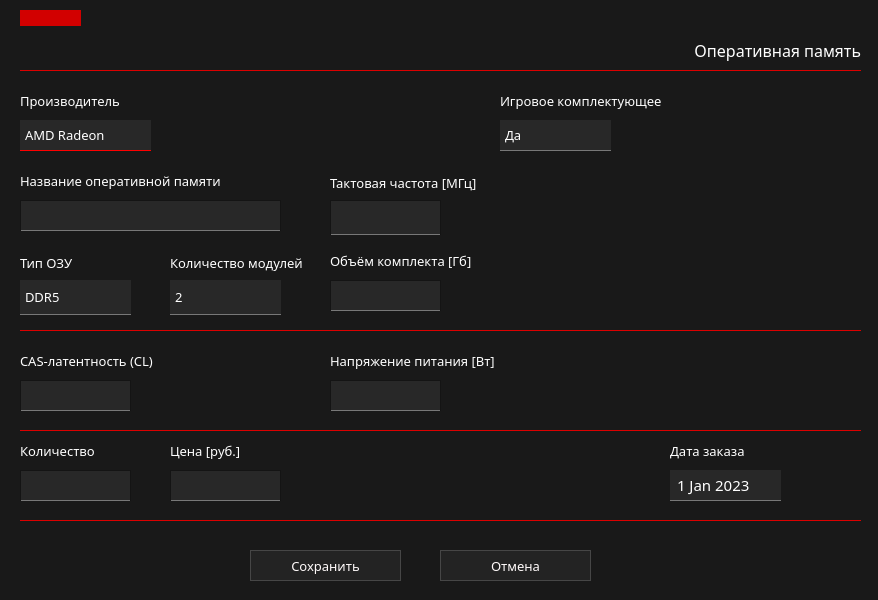
<?xml version="1.0" encoding="UTF-8"?>
<ui version="4.0">
 <class>addChRamWidget</class>
 <widget class="QWidget" name="addChRamWidget">
  <property name="geometry">
   <rect>
    <x>0</x>
    <y>0</y>
    <width>878</width>
    <height>600</height>
   </rect>
  </property>
  <property name="windowTitle">
   <string>Form</string>
  </property>
  <property name="styleSheet">
   <string notr="true">QWidget
{
    background: rgb(25, 25, 25);
	color: white;
}
</string>
  </property>
  <widget class="QLineEdit" name="leVoltage">
   <property name="geometry">
    <rect>
     <x>330</x>
     <y>380</y>
     <width>111</width>
     <height>31</height>
    </rect>
   </property>
   <property name="font">
    <font>
     <family>Montserrat Medium</family>
     <pointsize>10</pointsize>
    </font>
   </property>
   <property name="styleSheet">
    <string notr="true">QLineEdit{
	padding-left: 5px;
	border: 1px solid rgb(20,20,20);
	background-color: rgb(40,40,40);
	border-bottom: 1px solid  rgb(120,120,120);
	selection-background-color: rgb(105, 0, 0);
}

QLineEdit:hover{
	background-color: rgb(55,55,55);
	border-bottom: 1px solid  red;
}</string>
   </property>
   <property name="inputMask">
    <string/>
   </property>
   <property name="placeholderText">
    <string/>
   </property>
  </widget>
  <widget class="QLabel" name="lbDate">
   <property name="geometry">
    <rect>
     <x>670</x>
     <y>440</y>
     <width>111</width>
     <height>21</height>
    </rect>
   </property>
   <property name="font">
    <font>
     <family>Montserrat SemiBold</family>
     <pointsize>10</pointsize>
    </font>
   </property>
   <property name="styleSheet">
    <string notr="true">border:0px;</string>
   </property>
   <property name="text">
    <string>Дата заказа</string>
   </property>
  </widget>
  <widget class="QLineEdit" name="leKol">
   <property name="geometry">
    <rect>
     <x>20</x>
     <y>470</y>
     <width>111</width>
     <height>31</height>
    </rect>
   </property>
   <property name="font">
    <font>
     <family>Montserrat Medium</family>
     <pointsize>10</pointsize>
    </font>
   </property>
   <property name="styleSheet">
    <string notr="true">QLineEdit{
	padding-left: 5px;
	border: 1px solid rgb(20,20,20);
	background-color: rgb(40,40,40);
	border-bottom: 1px solid  rgb(120,120,120);
	selection-background-color: rgb(105, 0, 0);
}

QLineEdit:hover{
	background-color: rgb(55,55,55);
	border-bottom: 1px solid  red;
}</string>
   </property>
   <property name="inputMask">
    <string/>
   </property>
  </widget>
  <widget class="Line" name="line_3">
   <property name="geometry">
    <rect>
     <x>20</x>
     <y>430</y>
     <width>841</width>
     <height>16</height>
    </rect>
   </property>
   <property name="styleSheet">
    <string notr="true">border:0px;
border-top: 1px solid rgb(220, 0, 0);</string>
   </property>
   <property name="orientation">
    <enum>Qt::Horizontal</enum>
   </property>
  </widget>
  <widget class="QLabel" name="lbVoltage">
   <property name="geometry">
    <rect>
     <x>330</x>
     <y>350</y>
     <width>201</width>
     <height>21</height>
    </rect>
   </property>
   <property name="font">
    <font>
     <family>Montserrat SemiBold</family>
     <pointsize>10</pointsize>
    </font>
   </property>
   <property name="styleSheet">
    <string notr="true">border:0px;</string>
   </property>
   <property name="text">
    <string>Напряжение питания [Вт]</string>
   </property>
  </widget>
  <widget class="QLineEdit" name="leLatency">
   <property name="geometry">
    <rect>
     <x>20</x>
     <y>380</y>
     <width>111</width>
     <height>31</height>
    </rect>
   </property>
   <property name="font">
    <font>
     <family>Montserrat Medium</family>
     <pointsize>10</pointsize>
    </font>
   </property>
   <property name="styleSheet">
    <string notr="true">QLineEdit{
	padding-left: 5px;
	border: 1px solid rgb(20,20,20);
	background-color: rgb(40,40,40);
	border-bottom: 1px solid  rgb(120,120,120);
	selection-background-color: rgb(105, 0, 0);
}

QLineEdit:hover{
	background-color: rgb(55,55,55);
	border-bottom: 1px solid  red;
}</string>
   </property>
   <property name="inputMask">
    <string/>
   </property>
   <property name="placeholderText">
    <string/>
   </property>
  </widget>
  <widget class="QLabel" name="lbProcProizv">
   <property name="geometry">
    <rect>
     <x>20</x>
     <y>90</y>
     <width>111</width>
     <height>21</height>
    </rect>
   </property>
   <property name="font">
    <font>
     <family>Montserrat SemiBold</family>
     <pointsize>10</pointsize>
    </font>
   </property>
   <property name="styleSheet">
    <string notr="true">border:0px;</string>
   </property>
   <property name="text">
    <string>Производитель</string>
   </property>
  </widget>
  <widget class="QComboBox" name="cbProizv">
   <property name="geometry">
    <rect>
     <x>20</x>
     <y>120</y>
     <width>131</width>
     <height>31</height>
    </rect>
   </property>
   <property name="font">
    <font>
     <family>Montserrat Medium</family>
     <pointsize>10</pointsize>
    </font>
   </property>
   <property name="styleSheet">
    <string notr="true">QComboBox{
	background-color: rgb(40,40,40);
	border: 1px;
	border-bottom: 1px solid red;
	padding-left: 5px;
	selection-background-color: rgb(105, 0, 0);
}

QComboBox QListView{
	border: 1px solid red;
	padding-left: 5px;
	selection-background-color: rgb(105, 0, 0);
}

QComboBox:hover{
	background-color: rgb(55,55,55);
}

QComboBox::drop-down{
border: 0px;
}

QComboBox::down-arrow {
border-image: url(&quot;E:/pcconf/images/down-arrow.png&quot;);
width: 17px;
height: 17px;
margin-right: 5px;
}

QComboBox::down-arrow:on {
	border-image: url(&quot;E:/pcconf/images/up-arrow.png&quot;);
	width: 17px;
	height: 17px;
	margin-right: 5px;
}

QComboBox:on{
border: 2px solid rgb(100,0,0);
}

QComboBox QAbstractItemView {
	background: rgb(250, 250, 250);
	border-width: 1px;
	border-style: solid;
	border-color: rgb(235, 235, 235);
	selection-background-color: rgb(240, 240, 240);
	selection-color: rgb(25, 25, 25);
}
</string>
   </property>
   <property name="editable">
    <bool>false</bool>
   </property>
   <property name="iconSize">
    <size>
     <width>20</width>
     <height>20</height>
    </size>
   </property>
   <property name="duplicatesEnabled">
    <bool>false</bool>
   </property>
   <property name="frame">
    <bool>false</bool>
   </property>
   <property name="modelColumn">
    <number>0</number>
   </property>
   <item>
    <property name="text">
     <string>AMD Radeon</string>
    </property>
   </item>
   <item>
    <property name="text">
     <string>Kingston</string>
    </property>
   </item>
  </widget>
  <widget class="Line" name="line_2">
   <property name="geometry">
    <rect>
     <x>20</x>
     <y>330</y>
     <width>841</width>
     <height>16</height>
    </rect>
   </property>
   <property name="styleSheet">
    <string notr="true">border:0px;
border-top: 1px solid rgb(220, 0, 0);</string>
   </property>
   <property name="orientation">
    <enum>Qt::Horizontal</enum>
   </property>
  </widget>
  <widget class="QDateEdit" name="dateEdit">
   <property name="geometry">
    <rect>
     <x>670</x>
     <y>470</y>
     <width>111</width>
     <height>31</height>
    </rect>
   </property>
   <property name="font">
    <font>
     <family>Montserrat Medium</family>
     <pointsize>11</pointsize>
    </font>
   </property>
   <property name="styleSheet">
    <string notr="true">QDateEdit{
	background-color: rgb(40,40,40);
	border: 1px;
	border-bottom: 1px solid rgb(120,120,120);
	padding-left: 5px;
}
QDateEdit:hover{
	background-color: rgb(55,55,55);
	border-bottom: 1px solid red;
}
QDateEdit::drop-down{
	border: 0px;
}

QDateEdit::down-arrow {
	border-image: url(&quot;E:/pcconf/images/down-arrow-gray.png&quot;);
	width: 17px;
	height: 17px;
	margin-right: 5px;
}

QDateEdit::down-arrow:on {
	border-image: url(&quot;E:/pcconf/images/up-arrow-gray.png&quot;);
	width: 17px;
	height: 17px;
	margin-right: 5px;
	border: 2px solid rgb(100,0,0)
}

QDateEdit:on{
	border: 2px solid rgb(100,0,0);
}

QDateEdit::up-arrow {
	border-image: url(&quot;E:/pcconf/images/up-arrow-gray.png&quot;);
	width: 17px;
	height: 17px;
	margin-right: 5px;
}

QCalendarWidget QWidget#qt_calendar_navigationbar { background-color: rgb(40,40,40); }
QCalendarWidget QToolButton {
    background: transparent;
	border: none;
	width: 70px;
	height: 25px;
	color: rgb(220,220,220);
	font-size: 14px;
	icon-size: 30px, 30px;
}

QToolButton#qt_calendar_prevmonth {
    background: rgb(45,45,45);
    border: none;
    width: 30px;
	height: 25px;
    qproperty-icon:  url(&quot;E:/pcconf/images/left-arrow.png&quot;);
	icon-size: 20px, 20px;
	border-bottom: 1px solid red;
}
QToolButton#qt_calendar_nextmonth {
    background: rgb(35,35,35);
    border: none;
    width: 30px;
	height: 25px;
    qproperty-icon:  url(&quot;E:/pcconf/images/right-arrow.png&quot;);
	icon-size: 20px, 20px;
	border-bottom: 1px solid red;
}

QCalendarWidget QMenu {
	width: 100px;
	left: 10px;
	color: white;
	font-size: 14px;
	background-color: rgb(80, 80, 80);
	selection-color: rgb(220,0,0);
}

QCalendarWidget QSpinBox { 
	width: 45px; 
	font-size:14px; 
	color: white; 
    background: transparent;
	selection-background-color: rgb(105, 0, 0);
	selection-color: rgb(255, 255, 255);
}
QCalendarWidget QSpinBox::up-button { subcontrol-origin: border;  subcontrol-position: top right;  width:15px; height: 15px; border:1px solid rgb(30,30,30); }
QCalendarWidget QSpinBox::down-button { subcontrol-origin: border; subcontrol-position: bottom right;  width:15px;  height: 15px; border:1px solid rgb(30,30,30);}
QCalendarWidget QSpinBox::up-arrow { border-image: url(&quot;E:/pcconf/images/up-arrow.png&quot;); }
QCalendarWidget QSpinBox::down-arrow { border-image: url(&quot;E:/pcconf/images/down-arrow.png&quot;);}
 
/* header row */
QCalendarWidget QWidget { alternate-background-color: rgb(50, 50, 50);  border-bottom: 1px solid red; }
 
/* normal days */
QCalendarWidget QAbstractItemView:enabled 
{
	font-size:12px;  
	color: rgb(180, 180, 180);  
	background-color: rgb(15, 15, 15);  
	selection-background-color: rgb(64, 64, 64); 
	selection-color: rgb(0, 255, 0); 
	selection-border-color: red;
	height: 30px;
}
 
/* days in other months */
QCalendarWidget QAbstractItemView:disabled { color: rgb(80, 80, 80); }</string>
   </property>
   <property name="showGroupSeparator" stdset="0">
    <bool>true</bool>
   </property>
   <property name="minimumDateTime">
    <datetime>
     <hour>0</hour>
     <minute>0</minute>
     <second>0</second>
     <year>2023</year>
     <month>1</month>
     <day>1</day>
    </datetime>
   </property>
   <property name="maximumDate">
    <date>
     <year>2030</year>
     <month>12</month>
     <day>31</day>
    </date>
   </property>
   <property name="calendarPopup">
    <bool>true</bool>
   </property>
   <property name="date">
    <date>
     <year>2023</year>
     <month>1</month>
     <day>1</day>
    </date>
   </property>
  </widget>
  <widget class="QLabel" name="lbKol">
   <property name="geometry">
    <rect>
     <x>20</x>
     <y>440</y>
     <width>101</width>
     <height>21</height>
    </rect>
   </property>
   <property name="font">
    <font>
     <family>Montserrat SemiBold</family>
     <pointsize>10</pointsize>
    </font>
   </property>
   <property name="styleSheet">
    <string notr="true">border:0px;</string>
   </property>
   <property name="text">
    <string>Количество</string>
   </property>
  </widget>
  <widget class="QLabel" name="lbPrice">
   <property name="geometry">
    <rect>
     <x>170</x>
     <y>440</y>
     <width>101</width>
     <height>21</height>
    </rect>
   </property>
   <property name="font">
    <font>
     <family>Montserrat SemiBold</family>
     <pointsize>10</pointsize>
    </font>
   </property>
   <property name="styleSheet">
    <string notr="true">border:0px;</string>
   </property>
   <property name="text">
    <string>Цена [руб.]</string>
   </property>
  </widget>
  <widget class="QLabel" name="lbVolume">
   <property name="geometry">
    <rect>
     <x>330</x>
     <y>250</y>
     <width>171</width>
     <height>21</height>
    </rect>
   </property>
   <property name="font">
    <font>
     <family>Montserrat SemiBold</family>
     <pointsize>10</pointsize>
    </font>
   </property>
   <property name="styleSheet">
    <string notr="true">border:0px;</string>
   </property>
   <property name="text">
    <string>Объём комплекта [Гб]</string>
   </property>
  </widget>
  <widget class="QLabel" name="lbComplect">
   <property name="geometry">
    <rect>
     <x>680</x>
     <y>40</y>
     <width>181</width>
     <height>21</height>
    </rect>
   </property>
   <property name="font">
    <font>
     <family>Montserrat SemiBold</family>
     <pointsize>12</pointsize>
    </font>
   </property>
   <property name="styleSheet">
    <string notr="true">border:0px;</string>
   </property>
   <property name="text">
    <string>Оперативная память</string>
   </property>
   <property name="alignment">
    <set>Qt::AlignRight|Qt::AlignTrailing|Qt::AlignVCenter</set>
   </property>
  </widget>
  <widget class="QLabel" name="lbLatency">
   <property name="geometry">
    <rect>
     <x>20</x>
     <y>350</y>
     <width>171</width>
     <height>21</height>
    </rect>
   </property>
   <property name="font">
    <font>
     <family>Montserrat SemiBold</family>
     <pointsize>10</pointsize>
    </font>
   </property>
   <property name="styleSheet">
    <string notr="true">border:0px;</string>
   </property>
   <property name="text">
    <string>CAS-латентность (CL)</string>
   </property>
  </widget>
  <widget class="Line" name="rectangle">
   <property name="geometry">
    <rect>
     <x>20</x>
     <y>10</y>
     <width>61</width>
     <height>16</height>
    </rect>
   </property>
   <property name="styleSheet">
    <string notr="true">background-color: rgb(210, 0, 0);
border: 1px solid rgb(210, 0, 0);</string>
   </property>
   <property name="orientation">
    <enum>Qt::Horizontal</enum>
   </property>
  </widget>
  <widget class="QLabel" name="lbProcGaming">
   <property name="geometry">
    <rect>
     <x>500</x>
     <y>90</y>
     <width>191</width>
     <height>21</height>
    </rect>
   </property>
   <property name="font">
    <font>
     <family>Montserrat SemiBold</family>
     <pointsize>10</pointsize>
    </font>
   </property>
   <property name="styleSheet">
    <string notr="true">border:0px;</string>
   </property>
   <property name="text">
    <string>Игровое комплектующее</string>
   </property>
  </widget>
  <widget class="Line" name="line">
   <property name="geometry">
    <rect>
     <x>20</x>
     <y>70</y>
     <width>841</width>
     <height>16</height>
    </rect>
   </property>
   <property name="styleSheet">
    <string notr="true">border:0px;
border-top: 1px solid rgb(220, 0, 0);</string>
   </property>
   <property name="orientation">
    <enum>Qt::Horizontal</enum>
   </property>
  </widget>
  <widget class="QPushButton" name="btnSave">
   <property name="geometry">
    <rect>
     <x>250</x>
     <y>550</y>
     <width>151</width>
     <height>31</height>
    </rect>
   </property>
   <property name="font">
    <font>
     <family>Montserrat Medium</family>
     <pointsize>10</pointsize>
    </font>
   </property>
   <property name="styleSheet">
    <string notr="true">QPushButton{
	border:1px solid rgb(70,70,70);
	background-color: rgb(35,35,35);
	color: #fffafa;
}

QPushButton::hover
{
	border:1px;
	background-color: rgb(60,60,60);
	border-bottom: 1px solid rgb(0, 255, 8);
}
</string>
   </property>
   <property name="text">
    <string>Сохранить</string>
   </property>
  </widget>
  <widget class="QLineEdit" name="leFullName">
   <property name="geometry">
    <rect>
     <x>20</x>
     <y>200</y>
     <width>261</width>
     <height>31</height>
    </rect>
   </property>
   <property name="font">
    <font>
     <family>Montserrat Medium</family>
     <pointsize>10</pointsize>
    </font>
   </property>
   <property name="styleSheet">
    <string notr="true">QLineEdit{
	padding-left: 5px;
	border: 1px solid rgb(20,20,20);
	background-color: rgb(40,40,40);
	border-bottom: 1px solid  rgb(120,120,120);
	selection-background-color: rgb(105, 0, 0);
}

QLineEdit:hover{
	background-color: rgb(55,55,55);
	border-bottom: 1px solid  red;
}</string>
   </property>
  </widget>
  <widget class="QPushButton" name="btnCancel">
   <property name="geometry">
    <rect>
     <x>440</x>
     <y>550</y>
     <width>151</width>
     <height>31</height>
    </rect>
   </property>
   <property name="font">
    <font>
     <family>Montserrat Medium</family>
     <pointsize>10</pointsize>
    </font>
   </property>
   <property name="styleSheet">
    <string notr="true">QPushButton{
	border:1px solid rgb(70,70,70);
	background-color: rgb(35,35,35);
	color: #fffafa;
}

QPushButton::hover
{
	border:1px;
	background-color: rgb(60,60,60);
	border-color: rgb(40,40,40);
	border-bottom: 1px solid  red;
	color: red;
}
</string>
   </property>
   <property name="text">
    <string>Отмена</string>
   </property>
   <property name="autoDefault">
    <bool>false</bool>
   </property>
   <property name="default">
    <bool>false</bool>
   </property>
   <property name="flat">
    <bool>false</bool>
   </property>
  </widget>
  <widget class="QLineEdit" name="leVolume">
   <property name="geometry">
    <rect>
     <x>330</x>
     <y>280</y>
     <width>111</width>
     <height>31</height>
    </rect>
   </property>
   <property name="font">
    <font>
     <family>Montserrat Medium</family>
     <pointsize>10</pointsize>
    </font>
   </property>
   <property name="styleSheet">
    <string notr="true">QLineEdit{
	padding-left: 5px;
	border: 1px solid rgb(20,20,20);
	background-color: rgb(40,40,40);
	border-bottom: 1px solid  rgb(120,120,120);
	selection-background-color: rgb(105, 0, 0);
}

QLineEdit:hover{
	background-color: rgb(55,55,55);
	border-bottom: 1px solid  red;
}</string>
   </property>
   <property name="inputMask">
    <string/>
   </property>
  </widget>
  <widget class="QLineEdit" name="lePrice">
   <property name="geometry">
    <rect>
     <x>170</x>
     <y>470</y>
     <width>111</width>
     <height>31</height>
    </rect>
   </property>
   <property name="font">
    <font>
     <family>Montserrat Medium</family>
     <pointsize>10</pointsize>
    </font>
   </property>
   <property name="styleSheet">
    <string notr="true">QLineEdit{
	padding-left: 5px;
	border: 1px solid rgb(20,20,20);
	background-color: rgb(40,40,40);
	border-bottom: 1px solid  rgb(120,120,120);
	selection-background-color: rgb(105, 0, 0);
}

QLineEdit:hover{
	background-color: rgb(55,55,55);
	border-bottom: 1px solid  red;
}</string>
   </property>
   <property name="inputMask">
    <string/>
   </property>
  </widget>
  <widget class="Line" name="line_4">
   <property name="geometry">
    <rect>
     <x>20</x>
     <y>520</y>
     <width>841</width>
     <height>16</height>
    </rect>
   </property>
   <property name="styleSheet">
    <string notr="true">border:0px;
border-top: 1px solid rgb(220, 0, 0);</string>
   </property>
   <property name="orientation">
    <enum>Qt::Horizontal</enum>
   </property>
  </widget>
  <widget class="QLabel" name="lbFullName">
   <property name="geometry">
    <rect>
     <x>20</x>
     <y>170</y>
     <width>241</width>
     <height>21</height>
    </rect>
   </property>
   <property name="font">
    <font>
     <family>Montserrat SemiBold</family>
     <pointsize>10</pointsize>
    </font>
   </property>
   <property name="styleSheet">
    <string notr="true"/>
   </property>
   <property name="text">
    <string>Название оперативной памяти</string>
   </property>
  </widget>
  <widget class="QComboBox" name="cbGaming">
   <property name="geometry">
    <rect>
     <x>500</x>
     <y>120</y>
     <width>111</width>
     <height>31</height>
    </rect>
   </property>
   <property name="font">
    <font>
     <family>Montserrat Medium</family>
     <pointsize>10</pointsize>
    </font>
   </property>
   <property name="styleSheet">
    <string notr="true">QComboBox{
	background-color: rgb(40,40,40);
	border: 1px;
	border-bottom: 1px solid rgb(120,120,120);
	padding-left: 5px;
	selection-background-color: rgb(105, 0, 0);
}

QComboBox QListView{
	border: 1px solid red;
	padding-left: 5px;
	selection-background-color: rgb(105, 0, 0);
}

QComboBox:hover{
	background-color: rgb(55,55,55);
	border-bottom: 1px solid red;
}

QComboBox::down-arrow:hover {
border-image: url(&quot;E:/pcconf/images/down-arrow.png&quot;);
width: 17px;
height: 17px;
margin-right: 5px;
}

QComboBox::drop-down{
border: 0px;
}

QComboBox::down-arrow {
border-image: url(&quot;E:/pcconf/images/down-arrow-gray.png&quot;);
width: 17px;
height: 17px;
margin-right: 5px;
}

QComboBox::down-arrow:on {
	border-image: url(&quot;E:/pcconf/images/up-arrow.png&quot;);
	width: 17px;
	height: 17px;
	margin-right: 5px;
}

QComboBox:on{
border: 2px solid rgb(100,0,0);
}

QComboBox QAbstractItemView {
	background: rgb(250, 250, 250);
	border-width: 1px;
	border-style: solid;
	border-color: rgb(235, 235, 235);
	selection-background-color: rgb(240, 240, 240);
	selection-color: rgb(25, 25, 25);
}
</string>
   </property>
   <property name="editable">
    <bool>false</bool>
   </property>
   <property name="iconSize">
    <size>
     <width>20</width>
     <height>20</height>
    </size>
   </property>
   <property name="duplicatesEnabled">
    <bool>false</bool>
   </property>
   <property name="frame">
    <bool>false</bool>
   </property>
   <property name="modelColumn">
    <number>0</number>
   </property>
   <item>
    <property name="text">
     <string>Да</string>
    </property>
   </item>
   <item>
    <property name="text">
     <string>Нет</string>
    </property>
   </item>
  </widget>
  <widget class="QLabel" name="lbRamType">
   <property name="geometry">
    <rect>
     <x>20</x>
     <y>250</y>
     <width>111</width>
     <height>25</height>
    </rect>
   </property>
   <property name="font">
    <font>
     <family>Montserrat SemiBold</family>
     <pointsize>10</pointsize>
    </font>
   </property>
   <property name="styleSheet">
    <string notr="true">border:0px;</string>
   </property>
   <property name="text">
    <string>Тип ОЗУ</string>
   </property>
  </widget>
  <widget class="QComboBox" name="cbRamType">
   <property name="geometry">
    <rect>
     <x>20</x>
     <y>280</y>
     <width>111</width>
     <height>35</height>
    </rect>
   </property>
   <property name="font">
    <font>
     <family>Montserrat Medium</family>
     <pointsize>10</pointsize>
    </font>
   </property>
   <property name="styleSheet">
    <string notr="true">QComboBox{
	background-color: rgb(40,40,40);
	border: 1px;
	border-bottom: 1px solid rgb(120,120,120);
	padding-left: 5px;
	selection-background-color: rgb(105, 0, 0);
}

QComboBox QListView{
	border: 1px solid red;
	padding-left: 5px;
	selection-background-color: rgb(105, 0, 0);
}

QComboBox:hover{
	background-color: rgb(55,55,55);
	border-bottom: 1px solid red;
}

QComboBox::down-arrow:hover {
border-image: url(&quot;E:/pcconf/images/down-arrow.png&quot;);
width: 17px;
height: 17px;
margin-right: 5px;
}

QComboBox::drop-down{
border: 0px;
}

QComboBox::down-arrow {
border-image: url(&quot;E:/pcconf/images/down-arrow-gray.png&quot;);
width: 17px;
height: 17px;
margin-right: 5px;
}

QComboBox::down-arrow:on {
	border-image: url(&quot;E:/pcconf/images/up-arrow.png&quot;);
	width: 17px;
	height: 17px;
	margin-right: 5px;
}

QComboBox:on{
border: 2px solid rgb(100,0,0);
}

QComboBox QAbstractItemView {
	background: rgb(250, 250, 250);
	border-width: 1px;
	border-style: solid;
	border-color: rgb(235, 235, 235);
	selection-background-color: rgb(240, 240, 240);
	selection-color: rgb(25, 25, 25);
}
</string>
   </property>
   <property name="editable">
    <bool>false</bool>
   </property>
   <property name="iconSize">
    <size>
     <width>20</width>
     <height>20</height>
    </size>
   </property>
   <property name="duplicatesEnabled">
    <bool>false</bool>
   </property>
   <property name="frame">
    <bool>false</bool>
   </property>
   <property name="modelColumn">
    <number>0</number>
   </property>
   <item>
    <property name="text">
     <string>DDR5</string>
    </property>
   </item>
   <item>
    <property name="text">
     <string>DDR4</string>
    </property>
   </item>
   <item>
    <property name="text">
     <string>DDR3</string>
    </property>
   </item>
   <item>
    <property name="text">
     <string>DDR3L</string>
    </property>
   </item>
   <item>
    <property name="text">
     <string>DDR2</string>
    </property>
   </item>
  </widget>
  <widget class="QLabel" name="lbFreq">
   <property name="geometry">
    <rect>
     <x>330</x>
     <y>170</y>
     <width>191</width>
     <height>25</height>
    </rect>
   </property>
   <property name="font">
    <font>
     <family>Montserrat SemiBold</family>
     <pointsize>10</pointsize>
    </font>
   </property>
   <property name="styleSheet">
    <string notr="true">border:0px;</string>
   </property>
   <property name="text">
    <string>Тактовая частота [МГц]</string>
   </property>
  </widget>
  <widget class="QLineEdit" name="leFreq">
   <property name="geometry">
    <rect>
     <x>330</x>
     <y>200</y>
     <width>111</width>
     <height>35</height>
    </rect>
   </property>
   <property name="font">
    <font>
     <family>Montserrat Medium</family>
     <pointsize>10</pointsize>
    </font>
   </property>
   <property name="styleSheet">
    <string notr="true">QLineEdit{
	padding-left: 5px;
	border: 1px solid rgb(20,20,20);
	background-color: rgb(40,40,40);
	border-bottom: 1px solid  rgb(120,120,120);
	selection-background-color: rgb(105, 0, 0);
}

QLineEdit:hover{
	background-color: rgb(55,55,55);
	border-bottom: 1px solid  red;
}</string>
   </property>
   <property name="inputMask">
    <string/>
   </property>
  </widget>
  <widget class="QComboBox" name="cbModule">
   <property name="geometry">
    <rect>
     <x>170</x>
     <y>280</y>
     <width>111</width>
     <height>35</height>
    </rect>
   </property>
   <property name="font">
    <font>
     <family>Montserrat Medium</family>
     <pointsize>10</pointsize>
    </font>
   </property>
   <property name="styleSheet">
    <string notr="true">QComboBox{
	background-color: rgb(40,40,40);
	border: 1px;
	border-bottom: 1px solid rgb(120,120,120);
	padding-left: 5px;
	selection-background-color: rgb(105, 0, 0);
}

QComboBox QListView{
	border: 1px solid red;
	padding-left: 5px;
	selection-background-color: rgb(105, 0, 0);
}

QComboBox:hover{
	background-color: rgb(55,55,55);
	border-bottom: 1px solid red;
}

QComboBox::down-arrow:hover {
border-image: url(&quot;E:/pcconf/images/down-arrow.png&quot;);
width: 17px;
height: 17px;
margin-right: 5px;
}

QComboBox::drop-down{
border: 0px;
}

QComboBox::down-arrow {
border-image: url(&quot;E:/pcconf/images/down-arrow-gray.png&quot;);
width: 17px;
height: 17px;
margin-right: 5px;
}

QComboBox::down-arrow:on {
	border-image: url(&quot;E:/pcconf/images/up-arrow.png&quot;);
	width: 17px;
	height: 17px;
	margin-right: 5px;
}

QComboBox:on{
border: 2px solid rgb(100,0,0);
}

QComboBox QAbstractItemView {
	background: rgb(250, 250, 250);
	border-width: 1px;
	border-style: solid;
	border-color: rgb(235, 235, 235);
	selection-background-color: rgb(240, 240, 240);
	selection-color: rgb(25, 25, 25);
}
</string>
   </property>
   <property name="editable">
    <bool>false</bool>
   </property>
   <property name="iconSize">
    <size>
     <width>20</width>
     <height>20</height>
    </size>
   </property>
   <property name="duplicatesEnabled">
    <bool>false</bool>
   </property>
   <property name="frame">
    <bool>false</bool>
   </property>
   <property name="modelColumn">
    <number>0</number>
   </property>
   <item>
    <property name="text">
     <string>2</string>
    </property>
   </item>
   <item>
    <property name="text">
     <string>4</string>
    </property>
   </item>
   <item>
    <property name="text">
     <string>8</string>
    </property>
   </item>
   <item>
    <property name="text">
     <string>1</string>
    </property>
   </item>
  </widget>
  <widget class="QLabel" name="lbModule">
   <property name="geometry">
    <rect>
     <x>170</x>
     <y>250</y>
     <width>161</width>
     <height>25</height>
    </rect>
   </property>
   <property name="font">
    <font>
     <family>Montserrat SemiBold</family>
     <pointsize>10</pointsize>
    </font>
   </property>
   <property name="styleSheet">
    <string notr="true">border:0px;</string>
   </property>
   <property name="text">
    <string>Количество модулей</string>
   </property>
  </widget>
  <zorder>lbModule</zorder>
  <zorder>leVoltage</zorder>
  <zorder>lbDate</zorder>
  <zorder>leKol</zorder>
  <zorder>line_3</zorder>
  <zorder>lbVoltage</zorder>
  <zorder>leLatency</zorder>
  <zorder>lbProcProizv</zorder>
  <zorder>cbProizv</zorder>
  <zorder>line_2</zorder>
  <zorder>dateEdit</zorder>
  <zorder>lbKol</zorder>
  <zorder>lbPrice</zorder>
  <zorder>lbVolume</zorder>
  <zorder>lbComplect</zorder>
  <zorder>lbLatency</zorder>
  <zorder>rectangle</zorder>
  <zorder>lbProcGaming</zorder>
  <zorder>line</zorder>
  <zorder>btnSave</zorder>
  <zorder>leFullName</zorder>
  <zorder>btnCancel</zorder>
  <zorder>leVolume</zorder>
  <zorder>lePrice</zorder>
  <zorder>line_4</zorder>
  <zorder>lbFullName</zorder>
  <zorder>cbGaming</zorder>
  <zorder>lbRamType</zorder>
  <zorder>cbRamType</zorder>
  <zorder>lbFreq</zorder>
  <zorder>leFreq</zorder>
  <zorder>cbModule</zorder>
 </widget>
 <resources/>
 <connections>
  <connection>
   <sender>btnCancel</sender>
   <signal>clicked()</signal>
   <receiver>addChRamWidget</receiver>
   <slot>close()</slot>
   <hints>
    <hint type="sourcelabel">
     <x>515</x>
     <y>565</y>
    </hint>
    <hint type="destinationlabel">
     <x>438</x>
     <y>299</y>
    </hint>
   </hints>
  </connection>
 </connections>
</ui>
